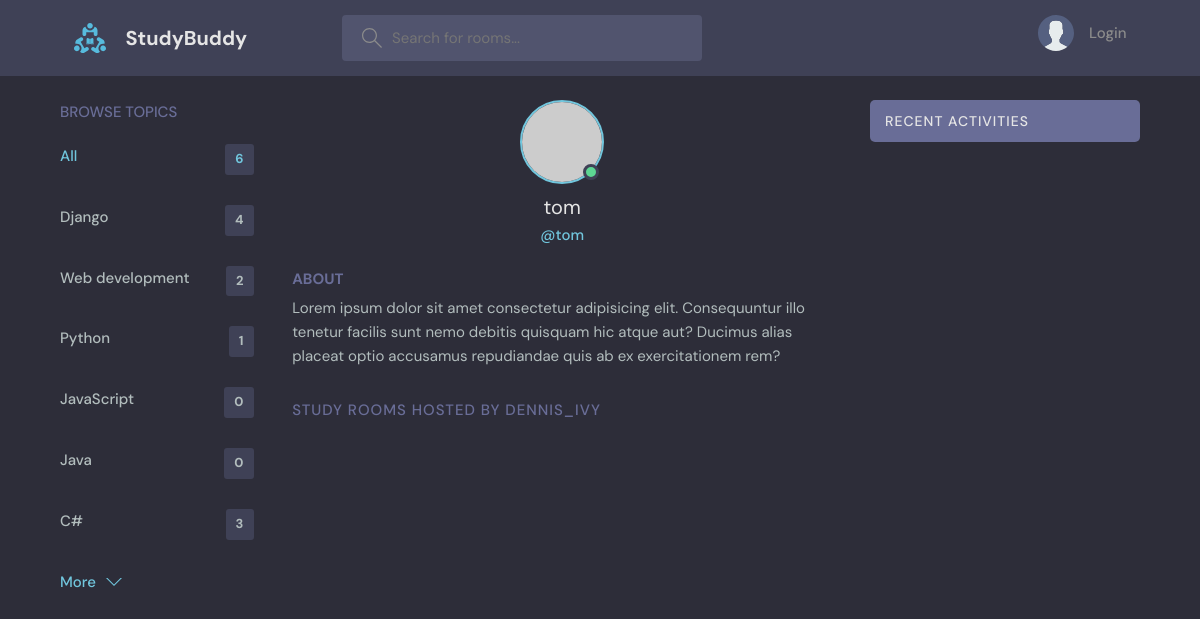
Before: /profile/4/ with the older database file.
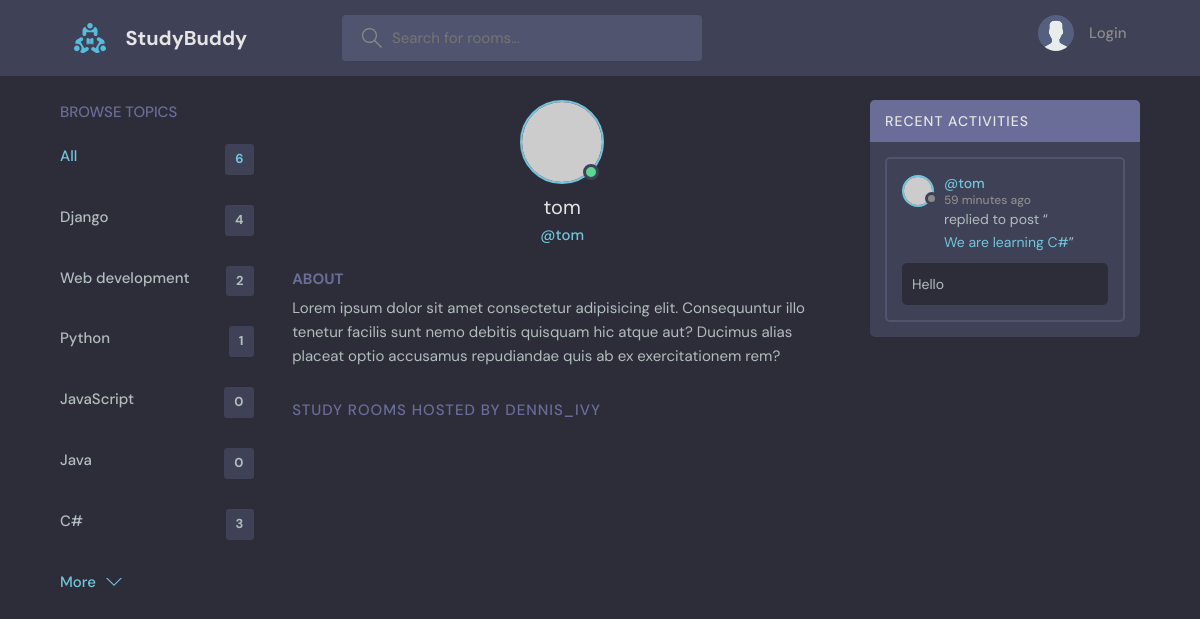
After: the same page with the newer database file.
### base/models.py (models this page shows, shortened)
class Topic(models.Model):
    name = models.CharField(max_length=200)

class Message(models.Model):
    user = models.ForeignKey(User, on_delete=models.CASCADE)
    room = models.ForeignKey(Room, on_delete=models.CASCADE)
    body = models.TextField()
    update = models.DateTimeField(auto_now=True)
    created = models.DateTimeField(auto_now_add=True)
    class Meta:
        ordering = ['-update', '-created']

class Room(models.Model):
    host = models.ForeignKey(User, on_delete=models.SET_NULL, null=True)
    topic = models.ForeignKey(Topic, on_delete=models.SET_NULL, null=True)
    name = models.CharField(max_length=200)
    description = models.TextField(null=True, blank=True)
    participants = models.ManyToManyField(User, related_name='participants', blank=True)
    update = models.DateTimeField(auto_now=True)
    created = models.DateTimeField(auto_now_add=True)
    class Meta:
        ordering = ['-update', '-created']
    def __str__(self) -> str:
        return self.name

### base/views.py (the view)
# urls.py: path('profile/<str:pk>/', views.userProfile, name="user.profile"),
def userProfile(request, pk):
    user = User.objects.get(id=pk)
    rooms = user.room_set.all()
    room_messages = user.message_set.all()
    topics = Topic.objects.all()
    context = {'user': user, 'rooms': rooms,
                'room_messages': room_messages, 'topics': topics}
    return render(request, 'base/profile.html', context)

### base/templates/base/profile.html (shortened to what this page needs)
{% extends 'main.html' %}
{% block content %}
  <main class="profile-page layout layout--3">
    <div class="container">
      {% include 'base/topics_component.html' %}
      <div class="roomList">
        <div class="profile">
          <div class="profile__avatar">
            <div class="avatar avatar--large active">
              <img src="https://randomuser.me/api/portraits/men/11.jpg" />
            </div>
          </div>
          <div class="profile__info">
            <h3>{{user.username}}</h3>
            <p>@{{user.username}}</p>
          </div>
          <div class="profile__about">
            <h3>About</h3>
            <p>
              Lorem ipsum dolor sit amet consectetur adipisicing elit. Consequuntur illo tenetur
              facilis sunt nemo debitis quisquam hic atque aut? Ducimus alias placeat optio
              accusamus repudiandae quis ab ex exercitationem rem?
            </p>
          </div>
        </div>
        <div class="roomList__header">
          <div>
            <h2>Study Rooms Hosted by dennis_ivy</a>
            </h2>
          </div>
        </div>
      </div>
      {% include 'base/activity_component.html' %}
    </div>
  </main>
  {% endblock content %}

### base/templates/base/topics_component.html
<div class="topics">
    <div class="topics__header">
      <h2>Browse Topics</h2>
    </div>
    <ul class="topics__list">
      <li>
        <a href="{% url 'home' %}" class="active">All <span>{{topics.count}}</span></a>
      </li>
{% for topic in topics %}
      <li>
        <a href="{% url 'home' %}?q={{topic.name}}">{{topic.name}} <span>{{topic.room_set.all.count}}</span></a>
      </li>
{% endfor %}
    </ul>
    <a class="btn btn--link" href="{% url 'topics' %}">
      More
      <svg version="1.1" xmlns="http://www.w3.org/2000/svg" width="32" height="32" viewBox="0 0 32 32">
        <title>chevron-down</title>
        <path d="M16 21l-13-13h-3l16 16 16-16h-3l-13 13z"></path>
      </svg>
    </a>
  </div>

### base/templates/base/activity_component.html (shortened to what this page needs)
<div class="activities">
    <div class="activities__header">
        <h2>Recent Activities</h2>
    </div>
    {% for message in room_messages %}
    <div class="activities__box">
        <div class="activities__boxHeader roomListRoom__header">
            <a href="{% url 'user.profile' message.user.id %}" class="roomListRoom__author">
                <div class="avatar avatar--small">
                    <img src="https://randomuser.me/api/portraits/women/11.jpg" />
                </div>
                <p>
                    @{{ message.user }}
                    <span>{{ message.created|timesince }} ago</span>
                </p>
            </a>
        </div>
        <div class="activities__boxContent">
            <p>replied to post “<a href="{% url 'room' message.room.id %}">{{message.room}}</a>”</p>
            <div class="activities__boxRoomContent">
                {{message.body}}
            </div>
        </div>
    </div>
{% endfor %}
</div>

Changed rows visible on the page:
added Message: user "tom", created "59 minutes", room "We are learning C#", body "Hello"
